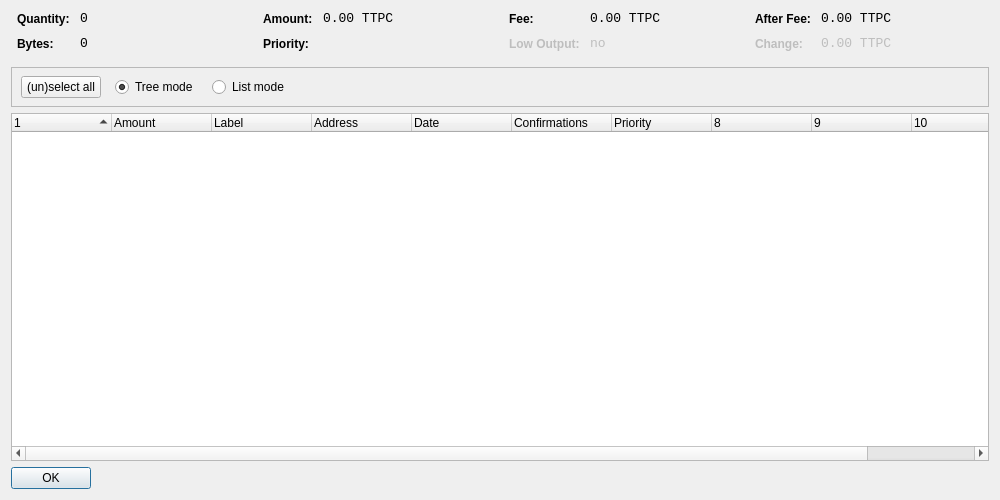
<?xml version="1.0" encoding="UTF-8"?>
<ui version="4.0">
 <class>CoinControlDialog</class>
 <widget class="QDialog" name="CoinControlDialog">
  <property name="geometry">
   <rect>
    <x>0</x>
    <y>0</y>
    <width>1000</width>
    <height>500</height>
   </rect>
  </property>
  <property name="windowTitle">
   <string>Coin Control</string>
  </property>
  <layout class="QVBoxLayout" name="verticalLayout">
   <item>
    <layout class="QHBoxLayout" name="horizontalLayoutTop" stretch="0,0,0,0">
     <property name="topMargin">
      <number>0</number>
     </property>
     <property name="bottomMargin">
      <number>10</number>
     </property>
     <item>
      <layout class="QFormLayout" name="formLayoutCoinControl1">
       <property name="horizontalSpacing">
        <number>10</number>
       </property>
       <property name="verticalSpacing">
        <number>10</number>
       </property>
       <property name="leftMargin">
        <number>6</number>
       </property>
       <property name="rightMargin">
        <number>6</number>
       </property>
       <item row="0" column="0">
        <widget class="QLabel" name="labelCoinControlQuantityText">
         <property name="styleSheet">
          <string notr="true">font-weight:bold;</string>
         </property>
         <property name="text">
          <string>Quantity:</string>
         </property>
        </widget>
       </item>
       <item row="0" column="1">
        <widget class="QLabel" name="labelCoinControlQuantity">
         <property name="font">
          <font>
           <family>Monospace</family>
           <pointsize>10</pointsize>
          </font>
         </property>
         <property name="cursor">
          <cursorShape>IBeamCursor</cursorShape>
         </property>
         <property name="contextMenuPolicy">
          <enum>Qt::ActionsContextMenu</enum>
         </property>
         <property name="text">
          <string notr="true">0</string>
         </property>
         <property name="textInteractionFlags">
          <set>Qt::LinksAccessibleByMouse|Qt::TextSelectableByKeyboard|Qt::TextSelectableByMouse</set>
         </property>
        </widget>
       </item>
       <item row="1" column="0">
        <widget class="QLabel" name="labelCoinControlBytesText">
         <property name="styleSheet">
          <string notr="true">font-weight:bold;</string>
         </property>
         <property name="text">
          <string>Bytes:</string>
         </property>
        </widget>
       </item>
       <item row="1" column="1">
        <widget class="QLabel" name="labelCoinControlBytes">
         <property name="font">
          <font>
           <family>Monospace</family>
           <pointsize>10</pointsize>
          </font>
         </property>
         <property name="cursor">
          <cursorShape>IBeamCursor</cursorShape>
         </property>
         <property name="contextMenuPolicy">
          <enum>Qt::ActionsContextMenu</enum>
         </property>
         <property name="text">
          <string notr="true">0</string>
         </property>
         <property name="textInteractionFlags">
          <set>Qt::LinksAccessibleByMouse|Qt::TextSelectableByKeyboard|Qt::TextSelectableByMouse</set>
         </property>
        </widget>
       </item>
      </layout>
     </item>
     <item>
      <layout class="QFormLayout" name="formLayoutCoinControl2">
       <property name="horizontalSpacing">
        <number>10</number>
       </property>
       <property name="verticalSpacing">
        <number>10</number>
       </property>
       <property name="leftMargin">
        <number>6</number>
       </property>
       <property name="rightMargin">
        <number>6</number>
       </property>
       <item row="0" column="0">
        <widget class="QLabel" name="labelCoinControlAmountText">
         <property name="styleSheet">
          <string notr="true">font-weight:bold;</string>
         </property>
         <property name="text">
          <string>Amount:</string>
         </property>
        </widget>
       </item>
       <item row="0" column="1">
        <widget class="QLabel" name="labelCoinControlAmount">
         <property name="font">
          <font>
           <family>Monospace</family>
           <pointsize>10</pointsize>
          </font>
         </property>
         <property name="cursor">
          <cursorShape>IBeamCursor</cursorShape>
         </property>
         <property name="contextMenuPolicy">
          <enum>Qt::ActionsContextMenu</enum>
         </property>
         <property name="text">
          <string notr="true">0.00 TTPC</string>
         </property>
         <property name="textInteractionFlags">
          <set>Qt::LinksAccessibleByMouse|Qt::TextSelectableByKeyboard|Qt::TextSelectableByMouse</set>
         </property>
        </widget>
       </item>
       <item row="1" column="0">
        <widget class="QLabel" name="labelCoinControlPriorityText">
         <property name="styleSheet">
          <string notr="true">font-weight:bold;</string>
         </property>
         <property name="text">
          <string>Priority:</string>
         </property>
        </widget>
       </item>
       <item row="1" column="1">
        <widget class="QLabel" name="labelCoinControlPriority">
         <property name="font">
          <font>
           <family>Monospace</family>
           <pointsize>10</pointsize>
          </font>
         </property>
         <property name="cursor">
          <cursorShape>IBeamCursor</cursorShape>
         </property>
         <property name="contextMenuPolicy">
          <enum>Qt::ActionsContextMenu</enum>
         </property>
         <property name="text">
          <string/>
         </property>
         <property name="textInteractionFlags">
          <set>Qt::LinksAccessibleByMouse|Qt::TextSelectableByKeyboard|Qt::TextSelectableByMouse</set>
         </property>
        </widget>
       </item>
      </layout>
     </item>
     <item>
      <layout class="QFormLayout" name="formLayoutCoinControl3">
       <property name="horizontalSpacing">
        <number>10</number>
       </property>
       <property name="verticalSpacing">
        <number>10</number>
       </property>
       <property name="leftMargin">
        <number>6</number>
       </property>
       <property name="rightMargin">
        <number>6</number>
       </property>
       <item row="0" column="0">
        <widget class="QLabel" name="labelCoinControlFeeText">
         <property name="styleSheet">
          <string notr="true">font-weight:bold;</string>
         </property>
         <property name="text">
          <string>Fee:</string>
         </property>
        </widget>
       </item>
       <item row="0" column="1">
        <widget class="QLabel" name="labelCoinControlFee">
         <property name="font">
          <font>
           <family>Monospace</family>
           <pointsize>10</pointsize>
          </font>
         </property>
         <property name="cursor">
          <cursorShape>IBeamCursor</cursorShape>
         </property>
         <property name="contextMenuPolicy">
          <enum>Qt::ActionsContextMenu</enum>
         </property>
         <property name="text">
          <string notr="true">0.00 TTPC</string>
         </property>
         <property name="textInteractionFlags">
          <set>Qt::LinksAccessibleByMouse|Qt::TextSelectableByKeyboard|Qt::TextSelectableByMouse</set>
         </property>
        </widget>
       </item>
       <item row="1" column="0">
        <widget class="QLabel" name="labelCoinControlLowOutputText">
         <property name="enabled">
          <bool>false</bool>
         </property>
         <property name="styleSheet">
          <string notr="true">font-weight:bold;</string>
         </property>
         <property name="text">
          <string>Low Output:</string>
         </property>
        </widget>
       </item>
       <item row="1" column="1">
        <widget class="QLabel" name="labelCoinControlLowOutput">
         <property name="enabled">
          <bool>false</bool>
         </property>
         <property name="font">
          <font>
           <family>Monospace</family>
           <pointsize>10</pointsize>
          </font>
         </property>
         <property name="cursor">
          <cursorShape>IBeamCursor</cursorShape>
         </property>
         <property name="contextMenuPolicy">
          <enum>Qt::ActionsContextMenu</enum>
         </property>
         <property name="text">
          <string notr="true">no</string>
         </property>
         <property name="textInteractionFlags">
          <set>Qt::LinksAccessibleByMouse|Qt::TextSelectableByKeyboard|Qt::TextSelectableByMouse</set>
         </property>
        </widget>
       </item>
      </layout>
     </item>
     <item>
      <layout class="QFormLayout" name="formLayoutCoinControl4">
       <property name="horizontalSpacing">
        <number>10</number>
       </property>
       <property name="verticalSpacing">
        <number>10</number>
       </property>
       <property name="leftMargin">
        <number>6</number>
       </property>
       <property name="rightMargin">
        <number>6</number>
       </property>
       <item row="0" column="0">
        <widget class="QLabel" name="labelCoinControlAfterFeeText">
         <property name="styleSheet">
          <string notr="true">font-weight:bold;</string>
         </property>
         <property name="text">
          <string>After Fee:</string>
         </property>
        </widget>
       </item>
       <item row="0" column="1">
        <widget class="QLabel" name="labelCoinControlAfterFee">
         <property name="font">
          <font>
           <family>Monospace</family>
           <pointsize>10</pointsize>
          </font>
         </property>
         <property name="cursor">
          <cursorShape>IBeamCursor</cursorShape>
         </property>
         <property name="contextMenuPolicy">
          <enum>Qt::ActionsContextMenu</enum>
         </property>
         <property name="text">
          <string notr="true">0.00 TTPC</string>
         </property>
         <property name="textInteractionFlags">
          <set>Qt::LinksAccessibleByMouse|Qt::TextSelectableByKeyboard|Qt::TextSelectableByMouse</set>
         </property>
        </widget>
       </item>
       <item row="1" column="0">
        <widget class="QLabel" name="labelCoinControlChangeText">
         <property name="enabled">
          <bool>false</bool>
         </property>
         <property name="styleSheet">
          <string notr="true">font-weight:bold;</string>
         </property>
         <property name="text">
          <string>Change:</string>
         </property>
        </widget>
       </item>
       <item row="1" column="1">
        <widget class="QLabel" name="labelCoinControlChange">
         <property name="enabled">
          <bool>false</bool>
         </property>
         <property name="font">
          <font>
           <family>Monospace</family>
           <pointsize>10</pointsize>
          </font>
         </property>
         <property name="cursor">
          <cursorShape>IBeamCursor</cursorShape>
         </property>
         <property name="contextMenuPolicy">
          <enum>Qt::ActionsContextMenu</enum>
         </property>
         <property name="text">
          <string notr="true">0.00 TTPC</string>
         </property>
         <property name="textInteractionFlags">
          <set>Qt::LinksAccessibleByMouse|Qt::TextSelectableByKeyboard|Qt::TextSelectableByMouse</set>
         </property>
        </widget>
       </item>
      </layout>
     </item>
    </layout>
   </item>
   <item>
    <widget class="QFrame" name="frame">
     <property name="minimumSize">
      <size>
       <width>0</width>
       <height>40</height>
      </size>
     </property>
     <property name="frameShape">
      <enum>QFrame::StyledPanel</enum>
     </property>
     <property name="frameShadow">
      <enum>QFrame::Sunken</enum>
     </property>
     <widget class="QWidget" name="horizontalLayoutWidget">
      <property name="geometry">
       <rect>
        <x>10</x>
        <y>0</y>
        <width>781</width>
        <height>41</height>
       </rect>
      </property>
      <layout class="QHBoxLayout" name="horizontalLayoutPanel" stretch="0,0,0,0,0">
       <property name="spacing">
        <number>14</number>
       </property>
       <item>
        <widget class="QPushButton" name="pushButtonSelectAll">
         <property name="sizePolicy">
          <sizepolicy hsizetype="Maximum" vsizetype="Fixed">
           <horstretch>0</horstretch>
           <verstretch>0</verstretch>
          </sizepolicy>
         </property>
         <property name="text">
          <string>(un)select all</string>
         </property>
        </widget>
       </item>
       <item>
        <widget class="QRadioButton" name="radioTreeMode">
         <property name="sizePolicy">
          <sizepolicy hsizetype="Maximum" vsizetype="Fixed">
           <horstretch>0</horstretch>
           <verstretch>0</verstretch>
          </sizepolicy>
         </property>
         <property name="text">
          <string>Tree mode</string>
         </property>
         <property name="checked">
          <bool>true</bool>
         </property>
        </widget>
       </item>
       <item>
        <widget class="QRadioButton" name="radioListMode">
         <property name="sizePolicy">
          <sizepolicy hsizetype="Maximum" vsizetype="Fixed">
           <horstretch>0</horstretch>
           <verstretch>0</verstretch>
          </sizepolicy>
         </property>
         <property name="text">
          <string>List mode</string>
         </property>
        </widget>
       </item>
       <item>
        <spacer name="horizontalSpacer">
         <property name="orientation">
          <enum>Qt::Horizontal</enum>
         </property>
         <property name="sizeHint" stdset="0">
          <size>
           <width>40</width>
           <height>20</height>
          </size>
         </property>
        </spacer>
       </item>
      </layout>
     </widget>
    </widget>
   </item>
   <item>
    <widget class="CoinControlTreeWidget" name="treeWidget">
     <property name="contextMenuPolicy">
      <enum>Qt::CustomContextMenu</enum>
     </property>
     <property name="sortingEnabled">
      <bool>false</bool>
     </property>
     <property name="columnCount">
      <number>11</number>
     </property>
     <attribute name="headerShowSortIndicator" stdset="0">
      <bool>true</bool>
     </attribute>
     <attribute name="headerStretchLastSection">
      <bool>false</bool>
     </attribute>
     <column>
      <property name="text">
       <string/>
      </property>
     </column>
     <column>
      <property name="text">
       <string>Amount</string>
      </property>
     </column>
     <column>
      <property name="text">
       <string>Label</string>
      </property>
     </column>
     <column>
      <property name="text">
       <string>Address</string>
      </property>
     </column>
     <column>
      <property name="text">
       <string>Date</string>
      </property>
     </column>
     <column>
      <property name="text">
       <string>Confirmations</string>
      </property>
      <property name="toolTip">
       <string>Confirmed</string>
      </property>
     </column>
     <column>
      <property name="text">
       <string>Priority</string>
      </property>
     </column>
     <column>
      <property name="text">
       <string/>
      </property>
     </column>
     <column>
      <property name="text">
       <string/>
      </property>
     </column>
     <column>
      <property name="text">
       <string/>
      </property>
     </column>
     <column>
      <property name="text">
       <string/>
      </property>
     </column>
    </widget>
   </item>
   <item>
    <widget class="QDialogButtonBox" name="buttonBox">
     <property name="sizePolicy">
      <sizepolicy hsizetype="Maximum" vsizetype="Fixed">
       <horstretch>0</horstretch>
       <verstretch>0</verstretch>
      </sizepolicy>
     </property>
     <property name="orientation">
      <enum>Qt::Horizontal</enum>
     </property>
     <property name="standardButtons">
      <set>QDialogButtonBox::Ok</set>
     </property>
    </widget>
   </item>
  </layout>
 </widget>
 <customwidgets>
  <customwidget>
   <class>CoinControlTreeWidget</class>
   <extends>QTreeWidget</extends>
   <header>coincontroltreewidget.h</header>
  </customwidget>
 </customwidgets>
 <resources/>
 <connections/>
</ui>
